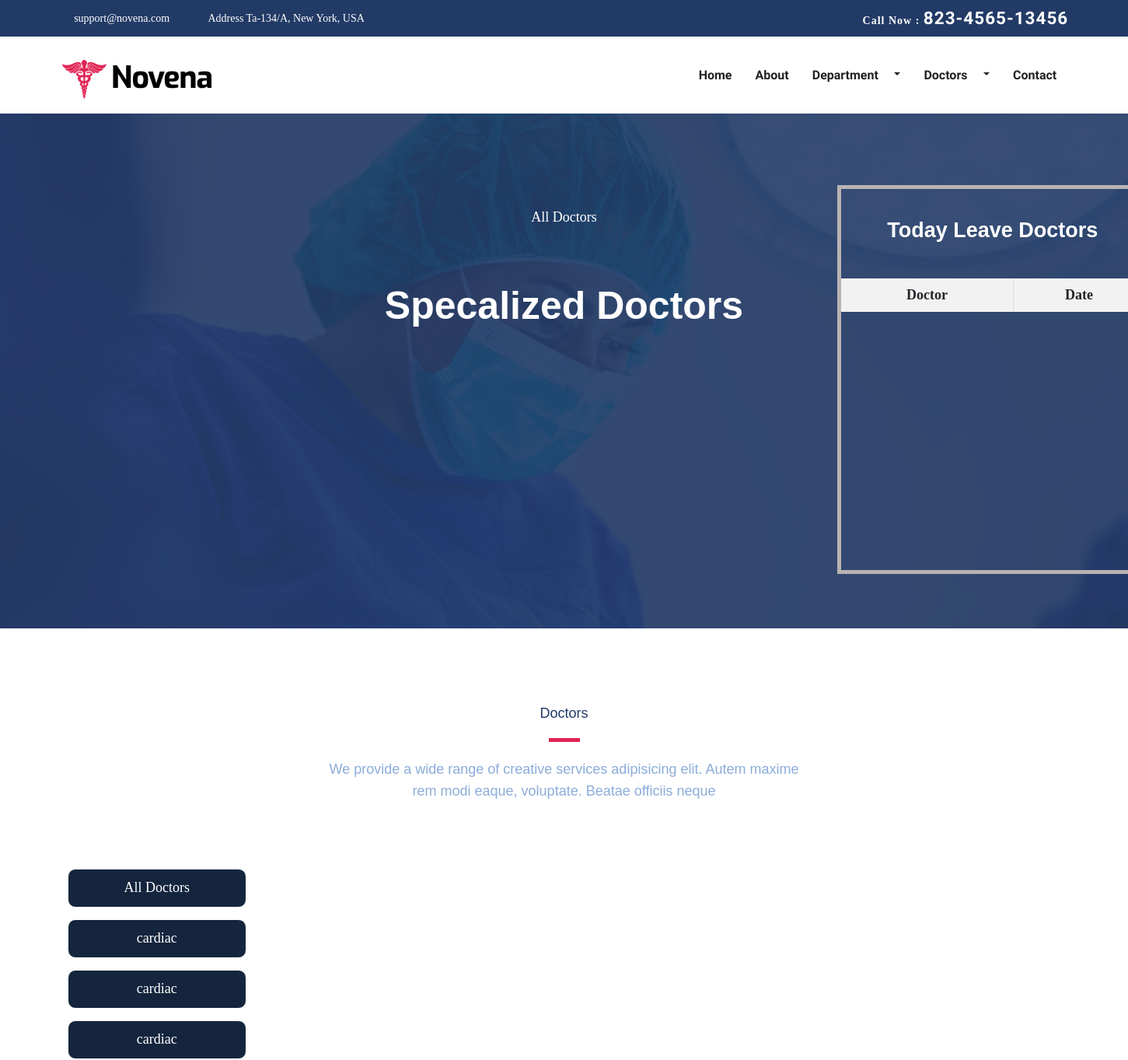
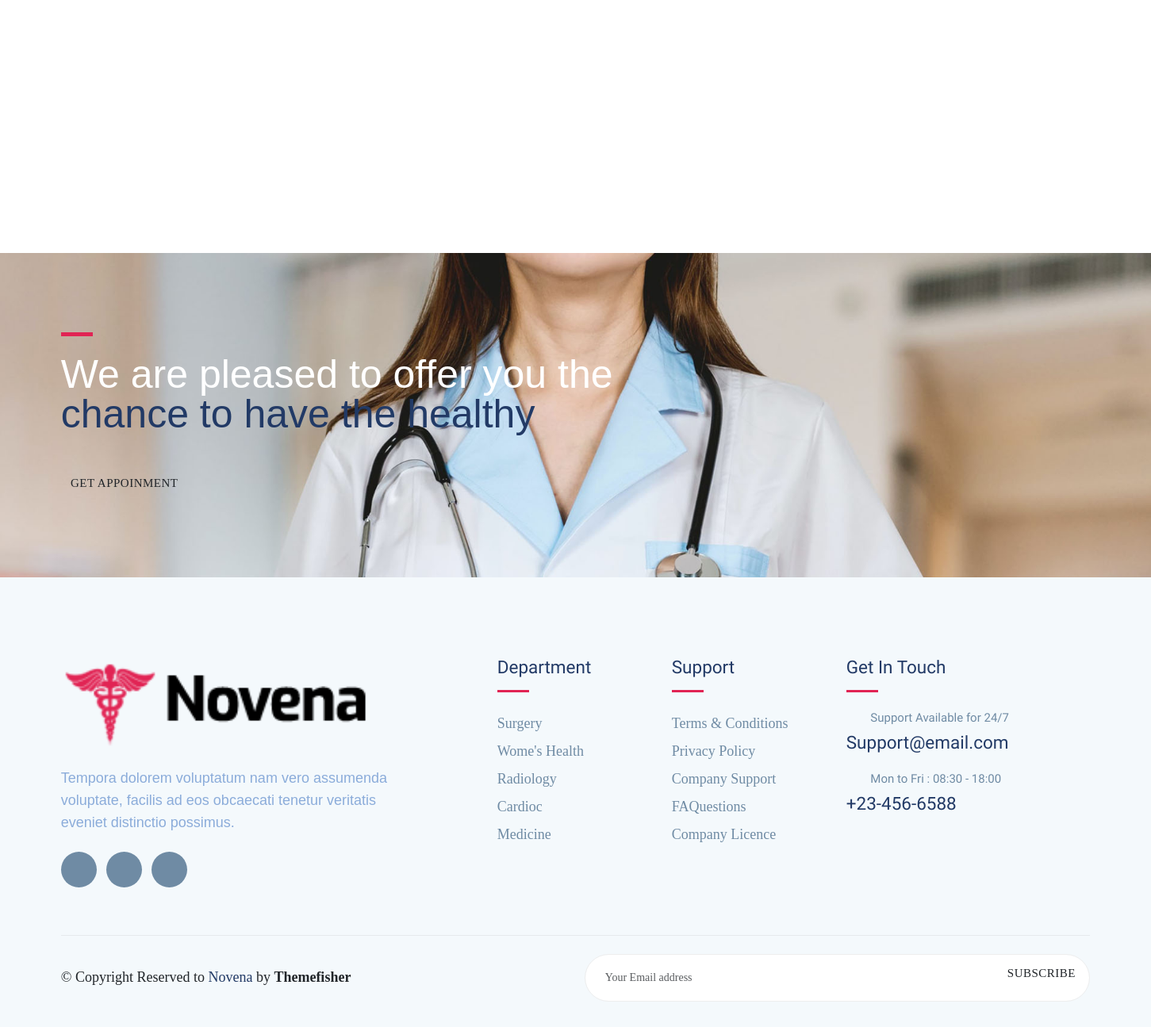
The app's page /frontend/doctor/ with its own data (2 pictures, top to bottom).
### backend/models.py (models this page shows, shortened)
class doctordb(models.Model):
    doctorid = models.IntegerField(unique=True)
    dname=models.CharField(max_length=100,null=True,blank=True)
    special=models.CharField(max_length=100,null=True,blank=True)
    qualification=models.CharField(max_length=100,null=True,blank=True)
    profile=models.CharField(max_length=100,null=True,blank=True)
    dmail=models.EmailField(max_length=100,null=True,blank=True)
    dphone=models.CharField(max_length=100,null=True,blank=True)
    gender=models.CharField(max_length=100,null=True,blank=True)
    fee=models.IntegerField(max_length=100,null=True,blank=True)
    password = models.CharField(max_length=8, null=True, blank=True)
    address = models.CharField(max_length=8, null=True, blank=True)
    Location = models.CharField(max_length=8, null=True, blank=True)
    Experiance = models.CharField(max_length=8, null=True, blank=True,default='Fresher')
    profileimage=models.ImageField(upload_to='profile',null=True,blank=True,default='Untitled.png')
    age=models.IntegerField(default=0,null=True,blank=True)
    dob=models.CharField(max_length=20,null=True,blank=True)

### frontend/views.py (the view)
# urls.py: path('doctor/',views.doctor,name="doctor"),
def doctor(request):
    data=doctordb.objects.all()
    dep = categorydb.objects.all()
    cat = applyleavedb.objects.filter(status="Approved", fromdate=today_date)
    return render(request,"doctors.html",{'data':data,'dep':dep,'cat':cat})

### frontend/templates/doctors.html (shortened to what this page needs)
<!DOCTYPE html>
{% load static %}
<html lang="zxx">
<head>
  <link rel="stylesheet" href="{% static 'plugins/bootstrap/css/bootstrap.min.css' %}">
  <link rel="stylesheet" href="{% static 'plugins/icofont/icofont.min.css' %}">
  <link rel="stylesheet" href="{% static 'plugins/slick-carousel/slick/slick.css' %}">
  <link rel="stylesheet" href="{% static 'plugins/slick-carousel/slick/slick-theme.css' %}">
  <link rel="stylesheet" href="{% static 'css/style.css' %}">
	<link href="https://cdn.jsdelivr.net/npm/bootstrap@5.3.2/dist/css/bootstrap.min.css" rel="stylesheet">
</head>
<body id="top">
<header>
	<div class="header-top-bar">
		<div class="container">
			<div class="row align-items-center">
				<div class="col-lg-6">
					<ul class="top-bar-info list-inline-item pl-0 mb-0">
						<li class="list-inline-item"><a href="mailto:support@gmail.com"><i class="icofont-support-faq mr-2"></i>support@novena.com</a></li>
						<li class="list-inline-item"><i class="icofont-location-pin mr-2"></i>Address Ta-134/A, New York, USA </li>
					</ul>
				</div>
				<div class="col-lg-6">
					<div class="text-lg-right top-right-bar mt-2 mt-lg-0">
						<a href="tel:+23-345-67890" >
							<span>Call Now : </span>
							<span class="h4">823-4565-13456</span>
						</a>
					</div>
				</div>
			</div>
		</div>
	</div>
	<nav class="navbar navbar-expand-lg navigation" id="navbar">
		<div class="container">
		 	 <a class="navbar-brand" href="index.html">
			  	<img src="images/logo.png" alt="" class="img-fluid">
			  </a>
		  <div class="collapse navbar-collapse" id="navbarmain">
			<ul class="navbar-nav ml-auto">
			  <li class="nav-item active">
				<a class="nav-link" href="{% url 'homepage' %}">Home</a>
			  </li>
			   <li class="nav-item"><a class="nav-link" href="{% url 'about' %}">About</a></li>
			    <li class="nav-item dropdown">
					<a class="nav-link dropdown-toggle" href="department.html" id="dropdown02" data-toggle="dropdown" aria-haspopup="true" aria-expanded="false">Department <i class="icofont-thin-down"></i></a>
			  	</li>
			  	<li class="nav-item dropdown">
					<a class="nav-link dropdown-toggle" href="doctor.html" id="dropdown03" data-toggle="dropdown" aria-haspopup="true" aria-expanded="false">Doctors <i class="icofont-thin-down"></i></a>
			  	</li>
			   <li class="nav-item"><a class="nav-link" href="{% url 'contact' %}">Contact</a></li>
			</ul>
		  </div>
		</div>
</header>
<section class="page-title bg-1">
  <div class="container">
    <div class="row">
      <div class="col-md-12">
        <div class="block text-center " >
          <span class="text-white">All Doctors</span>
          <h1 class="text-capitalize mb-5 text-lg">Specalized doctors</h1>
		  <div style="width: 400px; height: 500px;  margin-left: 1000px; margin-top: -300px; border: solid rgb(185, 179, 179) 5px;">
			<h1>Today Leave Doctors</h1>
			<table style="width: 100%; border-collapse: collapse;">
				<thead style="text-align: center;">
					<tr>
						<th style="background-color: #f2f2f2; padding: 8px; border-right: 1px solid #ddd;">Doctor</th>
						<th style="background-color: #f2f2f2; padding: 8px;">Date</th>
					</tr>
				</thead>
			</table>
		</div>
        </div>
      </div>
    </div>
  </div>
</section>
<section class="section doctors">
  <div class="container">
  	  <div class="row justify-content-center">
             <div class="col-lg-6 text-center">
                <div class="section-title">
                    <h2>Doctors</h2>
                    <div class="divider mx-auto my-4"></div>
                    <p>We provide a wide range of creative services adipisicing elit. Autem maxime rem modi eaque, voluptate. Beatae officiis neque </p>
                </div>
            </div>
        </div>
      <div style=" height:900px; width:250px;" >
	        <div>
				<button class="myclass" style="border:solid; border-width:thin; border-color:white; border-radius:10px; margin-top:15px; margin-left:10px;  WIDTH:230px; text-align:center; color:RED;" >
							<a href="" >
								<span style="margin-left:auto;">All Doctors</span>
							</a>
				</button>
				{% for i in data %}
				<button type="submit" class="myclass" style="border:solid; border-width:thin; border-color:white; border-radius:10px; margin-top:15px; margin-left:10px;  WIDTH:230px; text-align:center; color:RED;" >
							<a href="{% url 'filterdoctor' depa=i.special %}" >
								<span style="margin-left:auto;">{{i.special}}</span>
							</a>
				</button>
				{% endfor %}
	        </div>
      </div>
    <div class="row shuffle-wrapper portfolio-gallery" style="margin-left:300px; margin-top:-950px;">
		{% for i in data %}
      	<div class="col-lg-4 col-sm-4 col-md-5 mb-4 shuffle-item" data-groups="[&quot;cat1&quot;,&quot;cat2&quot;]" id="doctor-list">&nbsp;
	      	<div class="position-relative doctor-inner-box"	>
				<div class="card-container" style="width:290px;HEIGHT:430PX;">
        				<img class="hero-image" src="{% static 'images/team/doctor.png' %}" alt="Spinning glass cube"/>
      				<main class="main-content" style="margin-top:10px;">
        				<p style="color:white;">{{i.dname}}</p>
						<p>{{i.special}}</p>
					</main>
					<button class="button" style="border:solid; border-width:thin; border-color:white; border-radius:10px; margin-top:15px; margin-right:50px;" >
							<a href="{% url 'docpro' datasid=i.id %}">
								<span class="ap">Profile</span>
							</a>
					</button>
    			</div>
			</div>
		</div>
		{% endfor %}
	</div>
    </div>
</section>
<section class="section cta-page">
	<div class="container">
		<div class="row">
			<div class="col-lg-7">
				<div class="cta-content">
					<div class="divider mb-4"></div>
					<h2 class="mb-5 text-lg">We are pleased to offer you the <span class="title-color">chance to have the healthy</span></h2>
					<a href="appoinment.html" class="btn btn-main-2 btn-round-full">Get appoinment<i class="icofont-simple-right  ml-2"></i></a>
				</div>
			</div>
		</div>
	</div>
</section>
<footer class="footer section gray-bg">
	<div class="container">
		<div class="row">
			<div class="col-lg-4 mr-auto col-sm-6">
				<div class="widget mb-5 mb-lg-0">
					<div class="logo mb-4">
						<img src="images/logo.png" alt="" class="img-fluid">
					</div>
					<p>Tempora dolorem voluptatum nam vero assumenda voluptate, facilis ad eos obcaecati tenetur veritatis eveniet distinctio possimus.</p>
					<ul class="list-inline footer-socials mt-4">
						<li class="list-inline-item"><a href="https://www.facebook.com/themefisher"><i class="icofont-facebook"></i></a></li>
						<li class="list-inline-item"><a href="https://twitter.com/themefisher"><i class="icofont-twitter"></i></a></li>
						<li class="list-inline-item"><a href="https://www.pinterest.com/themefisher/"><i class="icofont-linkedin"></i></a></li>
					</ul>
				</div>
			</div>
			<div class="col-lg-2 col-md-6 col-sm-6">
				<div class="widget mb-5 mb-lg-0">
					<h4 class="text-capitalize mb-3">Department</h4>
					<div class="divider mb-4"></div>
					<ul class="list-unstyled footer-menu lh-35">
						<li><a href="#">Surgery </a></li>
						<li><a href="#">Wome's Health</a></li>
						<li><a href="#">Radiology</a></li>
						<li><a href="#">Cardioc</a></li>
						<li><a href="#">Medicine</a></li>
					</ul>
				</div>
			</div>
			<div class="col-lg-2 col-md-6 col-sm-6">
				<div class="widget mb-5 mb-lg-0">
					<h4 class="text-capitalize mb-3">Support</h4>
					<div class="divider mb-4"></div>
					<ul class="list-unstyled footer-menu lh-35">
						<li><a href="#">Terms & Conditions</a></li>
						<li><a href="#">Privacy Policy</a></li>
						<li><a href="#">Company Support </a></li>
						<li><a href="#">FAQuestions</a></li>
						<li><a href="#">Company Licence</a></li>
					</ul>
				</div>
			</div>
			<div class="col-lg-3 col-md-6 col-sm-6">
				<div class="widget widget-contact mb-5 mb-lg-0">
					<h4 class="text-capitalize mb-3">Get in Touch</h4>
					<div class="divider mb-4"></div>
					<div class="footer-contact-block mb-4">
						<div class="icon d-flex align-items-center">
							<i class="icofont-email mr-3"></i>
							<span class="h6 mb-0">Support Available for 24/7</span>
						</div>
						<h4 class="mt-2"><a href="tel:+23-345-67890">Support@email.com</a></h4>
					</div>
					<div class="footer-contact-block">
						<div class="icon d-flex align-items-center">
							<i class="icofont-support mr-3"></i>
							<span class="h6 mb-0">Mon to Fri : 08:30 - 18:00</span>
						</div>
						<h4 class="mt-2"><a href="tel:+23-345-67890">+23-456-6588</a></h4>
					</div>
				</div>
			</div>
		</div>
		<div class="footer-btm py-4 mt-5">
			<div class="row align-items-center justify-content-between">
				<div class="col-lg-6">
					<div class="copyright">
						&copy; Copyright Reserved to <span class="text-color">Novena</span> by <a href="https://themefisher.com/" target="_blank">Themefisher</a>
					</div>
				</div>
				<div class="col-lg-6">
					<div class="subscribe-form text-lg-right mt-5 mt-lg-0">
						<form action="#" class="subscribe">
							<input type="text" class="form-control" placeholder="Your Email address">
							<a href="#" class="btn btn-main-2 btn-round-full">Subscribe</a>
						</form>
					</div>
				</div>
			</div>
		</div>
	</div>
</footer>
  </body>
  </html>

### frontend/static/css/style.css (style rules this page uses)
html { overflow-x: hidden; }
body { line-height: 1.6; font-family: "Roboto", sans-serif; -webkit-font-smoothing: antialiased; font-size: 16px; color: #6F8BA4; font-weight: 400; }
h1, .h1, h2, .h2, h3, .h3, h4, .h4, h5, .h5, h6, .h6 { font-family: "Exo", sans-serif; font-weight: 700; color: #222; }
h1, .h1 { font-size: 2.5rem; }
h2, .h2 { font-size: 44px; }
h4, .h4 { font-size: 1.3rem; line-height: 30px; }
h6, .h6 { font-size: 1rem; }
p { line-height: 30px; }
input[type="email"], input[type="password"], input[type="text"], input[type="tel"] { box-shadow: none; height: 45px; outline: none; font-size: 14px; }
.form-control { box-shadow: none; border-radius: 0; }
.btn { display: inline-block; font-size: 14px; font-size: 0.8125rem; font-weight: 700; letter-spacing: .5px; padding: .75rem 2rem; font-family: "Exo", sans-serif; text-transform: uppercase; border-radius: 5px; border: 2px solid transparent; transition: all .35s ease; }
.btn-main-2 { background: #e12454; color: #fff; border-color: #e12454; }
.btn-round-full { border-radius: 50px; }
.section { padding: 100px 0; }
.text-lg { font-size: 3.75rem; }
a { color: #222; text-decoration: none; transition: all .35s ease; }
.page-title { padding: 120px 0px 70px 0px; position: relative; }
.page-title .block h1 { color: #fff; }
.title-color { color: #223a66; }
.section-title { margin-bottom: 70px; }
.section-title h2 { color: #223a66; }
.text-lg { font-size: 50px; }
.gray-bg { background: #f4f9fc; }
#navbarmain { padding: 20px 0px; }
#navbarmain .nav-link { font-weight: 600; padding: 10px 15px; color: #222; font-family: "Exo", sans-serif; text-transform: capitalize; font-size: 16px; transition: all .25s ease; }
.dropdown-toggle::after { display: none; }
.navbar-brand { margin-top: 10px; }
.header-top-bar { background: #223a66; font-size: 14px; padding: 10px 0px; box-shadow: 0 1px 2px rgba(0, 0, 0, 0.05); color: #fff; }
.top-bar-info li a { color: #fff; margin-right: 20px; }
.top-right-bar a span { color: #fff; font-weight: 600; letter-spacing: 1px; }
.bg-1 { background: url("../images/bg/22.jpg") no-repeat 50% 50%; background-size: cover; position: relative; }
.text-color { color: #223a66; }
.divider { width: 40px; height: 5px; background: #e12454; }
.doctor-inner-box { overflow: hidden; }
.lh-35 { line-height: 35px; }
.cta-page { background: url("../images/bg/banner.jpg") no-repeat; background-size: cover; position: relative; }
.footer { padding-bottom: 10px; }
.footer .copyright a { font-weight: 600; }
.logo { font-weight: 600; letter-spacing: 1px; }
.widget .divider { height: 3px; }
.widget h4 { color: #223a66; }
.widget .footer-menu a { color: #6F8BA4; }
.footer-contact-block span { font-weight: 400; color: #6F8BA4; }
.footer-contact-block i { font-size: 20px; }
.footer-btm { border-top: 1px solid rgba(0, 0, 0, 0.06); }
.footer-socials li a { width: 45px; height: 45px; background: #6F8BA4; color: #fff; display: inline-block; text-align: center; border-radius: 100%; padding-top: 12px; }
.subscribe { position: relative; }
.subscribe .form-control { border-radius: 50px; height: 60px; padding-left: 25px; border-color: #eee; }
.subscribe .btn { position: absolute; right: 6px; top: 6px; }

### frontend/templates/doctors.html (style rules this page uses)
body { font-family:Georgia }
:root { font-size: 15px; --var-soft-blue: hsl(215, 51%, 70%); --var-cyan: hsl(178, 100%, 50%); --var-main-darkest: hsl(217, 54%, 11%); --var-card-dark: hsl(216, 50%, 16%); --var-line-dark: hsl(215, 32%, 27%); --var-lightest: white; --var-heading: normal normal 600 1.5em/1.6em 'Outfit', sans-serif; --var-small-heading: normal normal 400 1em/1em 'Outfit', sans-serif; --var-para: normal normal 300 1em/1.55em 'Outfit', sans-serif; }
html { box-sizing: border-box; }
*, *::before, *::after { box-sizing: inherit; margin: 0; }
body { background-color: white; }
img { width: 100%; border-radius: 15px; display: block; }
a { color: inherit; }
h1 { font: var(--var-heading); color: var(--var-lightest); padding: 1.2em 0; }
h2 { font: var(--var-small-heading); color: var(--var-lightest); }
p { font: var(--var-para); color: var(--var-soft-blue); }
span { color: white; text-align:center; }
.card-container { width: 100%; max-width: 400px; margin: 2em auto; background-color: var(--var-card-dark); border-radius: 15px; margin-bottom: 1rem; padding: 2rem; }
@media (min-width:600px) { body { font-size: 18px; } }
a { text-decoration:none }
.myclass { font: inherit; background-color:hsl(216, 50%, 16%); width:100px; height:50px; }

### records on screen
doctordb: special "cardiac"
doctordb: special "cardiac"
doctordb: special "cardiac"
